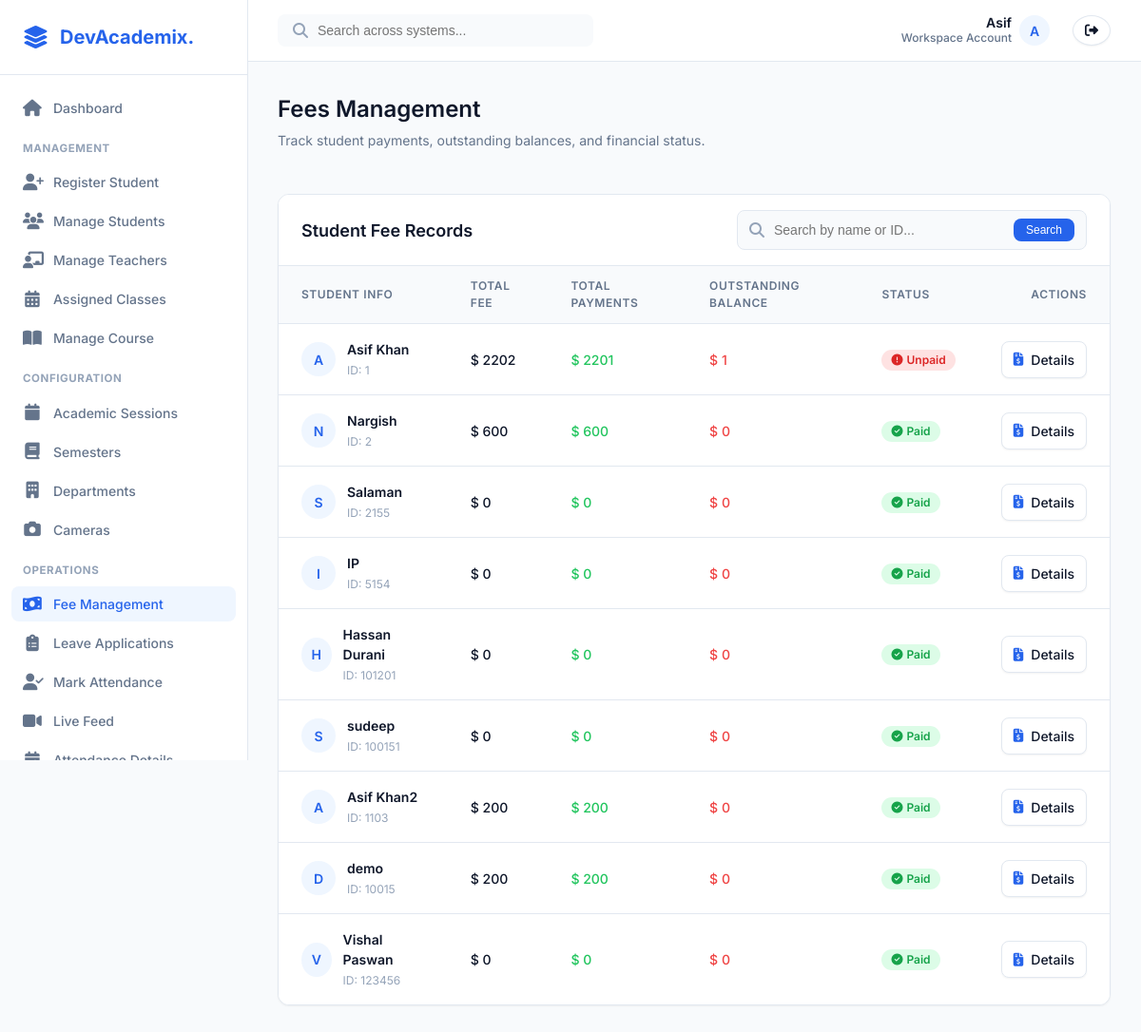
The page /students-fees/ (signed in) on the database its author committed.
### app1/models.py (models this page shows, shortened)
class Student(models.Model):
    user = models.OneToOneField(User, on_delete=models.CASCADE, related_name="student_profile")
    name = models.CharField(max_length=255)
    email = models.EmailField(max_length=255)
    phone_number = models.CharField(max_length=15)
    face_embedding = models.JSONField(blank=True, null=True)
    authorized = models.BooleanField(default=False)
    roll_no = models.CharField(max_length=20,unique=True)
    address = models.TextField()
    date_of_birth = models.DateField()
    joining_date = models.DateField()
    mother_name = models.CharField(max_length=255)
    father_name = models.CharField(max_length=255)
    session = models.ForeignKey(Session, on_delete=models.CASCADE, related_name="students")
    courses = models.ManyToManyField(Course, related_name="students")
    department = models.ManyToManyField(Department, related_name="students")
    semester= models.ManyToManyField(Semester, related_name="students")

### app1/views.py (the view)
# urls.py: path('students-fees/', views.student_list_with_fees, name='student_list_with_fees'),
@staff_member_required
def student_list_with_fees(request):
    search_query = request.GET.get('search', '')  # Get the search query from the URL
    students = Student.objects.filter(
        name__icontains=search_query
    ) | Student.objects.filter(
        semester__name__icontains=search_query  # Adjust this field if 'semester' is a ForeignKey
    )
    student_data = []
    for student in students:
        total_fee = student.fees.aggregate(total_fee=Sum('total_fee'))['total_fee'] or 0
        total_payment = student.fees.aggregate(total_payment=Sum('payments__amount'))['total_payment'] or 0
        balance = total_fee - total_payment
        fee_status = 'Paid' if balance <= 0 else 'Pending'
        student_data.append({
            'student': student,
            'total_fee': total_fee,
            'total_payment': total_payment,
            'balance': balance,
            'fee_status': fee_status,
        })
    return render(request, 'student_list_with_fees.html', {'student_data': student_data, 'search_query': search_query})

### templates/student_list_with_fees.html (shortened to what this page needs)
{% extends 'base.html' %}
{% block content %}
<div class="saas-page-header">
    <div>
        <h1 class="saas-page-title">Fees Management</h1>
        <p class="saas-page-subtitle">Track student payments, outstanding balances, and financial status.</p>
    </div>
</div>
<div class="saas-card">
    <div class="saas-card-header" style="justify-content: space-between;">
        <h3 class="saas-card-title">Student Fee Records</h3>
        <form method="get" class="saas-header-search" style="width: auto; background: var(--bg-color); border: 1px solid var(--border-color); padding: 0;">
            <div style="display: flex; align-items: center; padding: var(--space-2) var(--space-3);">
                <i class="fas fa-search" style="color: var(--text-tertiary);"></i>
                <input type="text" name="search" placeholder="Search by name or ID..." value="{{ search_query }}" style="width: 250px; background: transparent; border: none; margin-left: var(--space-2); outline: none;">
                <button type="submit" class="saas-btn saas-btn-primary" style="padding: 4px 12px; font-size: 0.75rem;">Search</button>
            </div>
        </form>
    </div>
    <div class="saas-table-container" style="border: none; box-shadow: none; border-radius: 0;">
        <table class="saas-table">
            <thead>
                <tr>
                    <th>Student Info</th>
                    <th>Total Fee</th>
                    <th>Total Payments</th>
                    <th>Outstanding Balance</th>
                    <th>Status</th>
                    <th style="text-align: right;">Actions</th>
                </tr>
            </thead>
            <tbody>
                {% for data in student_data %}
                <tr>
                    <td>
                        <div style="display: flex; align-items: center; gap: var(--space-3);">
                            <div class="saas-avatar" style="width: 36px; height: 36px; background: var(--primary-light); color: var(--primary-color);">
                                {{ data.student.name|make_list|first|upper }}
                            </div>
                            <div>
                                <span style="font-weight: 600; color: var(--text-primary); display: block;">{{ data.student.name }}</span>
                                <span style="font-size: 0.75rem; color: var(--text-tertiary);">ID: {{ data.student.roll_no }}</span>
                            </div>
                        </div>
                    </td>
                    <td style="font-weight: 500;">$ {{ data.total_fee }}</td>
                    <td style="color: var(--accent-color); font-weight: 500;">$ {{ data.total_payment }}</td>
                    <td style="color: var(--danger-color); font-weight: 500;">$ {{ data.balance }}</td>
                    <td>
                        {% if data.fee_status == 'Paid' %}
                            <span class="saas-badge saas-badge-success"><i class="fas fa-check-circle" style="margin-right: 4px;"></i> Paid</span>
                        {% else %}
                            <span class="saas-badge saas-badge-danger"><i class="fas fa-exclamation-circle" style="margin-right: 4px;"></i> Unpaid</span>
                        {% endif %}
                    </td>
                    <td style="text-align: right;">
                        <a href="{% url 'student_fee_details' data.student.id %}" class="saas-btn saas-btn-secondary" style="padding: var(--space-2) var(--space-3);">
                            <i class="fas fa-file-invoice-dollar" style="color: var(--primary-color);"></i> Details
                        </a>
                    </td>
                </tr>
                {% endfor %}
            </tbody>
        </table>
    </div>
</div>
{% endblock %}

### templates/base.html (shortened to what this page needs)
<!DOCTYPE html>
{% load static %}
<html lang="en">
<head>
    <link rel="stylesheet" href="https://cdnjs.cloudflare.com/ajax/libs/font-awesome/6.4.0/css/all.min.css">
    <link rel="stylesheet" href="{% static 'css/saas_theme.css' %}">
</head>
<body>
    <aside class="saas-sidebar" id="sidebar">
        <div class="saas-sidebar-header">
            <i class="fas fa-layer-group" style="font-size: 1.5rem; color: var(--primary-color);"></i>
            <h2>DevAcademix.</h2>
        </div>
        <nav class="saas-sidebar-nav">
            {% if not user.is_authenticated %}
            <a href="{% url 'login' %}" class="saas-nav-item">
                <i class="fas fa-sign-in-alt"></i> Login
            </a>
            {% elif user.is_staff or user.is_superuser %}
            <a href="{% url 'admin_dashboard' %}" class="saas-nav-item">
                <i class="fas fa-home"></i> Dashboard
            </a>
            <div style="font-size:0.72rem;font-weight:700;color:var(--text-tertiary);text-transform:uppercase;margin:var(--space-4) var(--space-3) var(--space-2);letter-spacing:0.05em;">Management</div>
            <a href="{% url 'register_student' %}" class="saas-nav-item">
                <i class="fas fa-user-plus"></i> Register Student
            </a>
            <a href="{% url 'student-list' %}" class="saas-nav-item">
                <i class="fas fa-users"></i> Manage Students
            </a>
            <a href="{% url 'teacher_list' %}" class="saas-nav-item">
                <i class="fas fa-chalkboard-teacher"></i> Manage Teachers
            </a>
            <a href="{% url 'assigned_class_list' %}" class="saas-nav-item">
                <i class="fas fa-calendar-alt"></i> Assigned Classes
            </a>
            <a href="{% url 'manage_courses' %}" class="saas-nav-item">
                <i class="fas fa-book-open"></i> Manage Course
            </a>
            <div style="font-size:0.72rem;font-weight:700;color:var(--text-tertiary);text-transform:uppercase;margin:var(--space-4) var(--space-3) var(--space-2);letter-spacing:0.05em;">Configuration</div>
            <a href="{% url 'session_list' %}" class="saas-nav-item">
                <i class="fas fa-calendar"></i> Academic Sessions
            </a>
            <a href="{% url 'semester_list' %}" class="saas-nav-item">
                <i class="fas fa-book"></i> Semesters
            </a>
            <a href="{% url 'department_list' %}" class="saas-nav-item">
                <i class="fas fa-building"></i> Departments
            </a>
            <a href="{% url 'camera_config_list' %}" class="saas-nav-item">
                <i class="fas fa-camera"></i> Cameras
            </a>
            <div style="font-size:0.72rem;font-weight:700;color:var(--text-tertiary);text-transform:uppercase;margin:var(--space-4) var(--space-3) var(--space-2);letter-spacing:0.05em;">Operations</div>
            <a href="{% url 'student_list_with_fees' %}" class="saas-nav-item">
                <i class="fas fa-money-bill-wave"></i> Fee Management
            </a>
            <a href="{% url 'leave_list' %}" class="saas-nav-item">
                <i class="fas fa-clipboard-list"></i> Leave Applications
            </a>
            <a href="{% url 'mark_attendance' %}" class="saas-nav-item">
                <i class="fas fa-user-check"></i> Mark Attendance
            </a>
            <a href="{% url 'capture_and_recognize_with_cam' %}" class="saas-nav-item">
                <i class="fas fa-video"></i> Live Feed
            </a>
            <a href="{% url 'student_attendance_list' %}" class="saas-nav-item">
                <i class="fas fa-calendar-check"></i> Attendance Details
            </a>
            {% endif %}
        </nav>
    </aside>
    <div class="saas-main" id="main-content">
        <header class="saas-header">
            <div style="display: flex; align-items: center;">
                <div class="saas-header-search">
                    <i class="fas fa-search" style="color: var(--text-tertiary);"></i>
                    <input type="text" placeholder="Search across systems...">
                </div>
            </div>
            <div class="saas-header-actions">
                {% if user.is_authenticated %}
                <div class="saas-user-profile">
                    <span style="display: flex; flex-direction: column; align-items: flex-end; line-height: 1.2;">
                        <span style="color: var(--text-primary); font-weight: 600;">{{ user.username|title }}</span>
                        <span style="font-size: 0.75rem;">Workspace Account</span>
                    </span>
                    <div class="saas-avatar">
                        {{ user.username|make_list|first|upper }}
                    </div>
                </div>
                <a href="{% url 'logout' %}" class="saas-btn saas-btn-secondary"
                    style="margin-left: var(--space-2); padding: var(--space-2) var(--space-3); border-radius: 50%;">
                    <i class="fas fa-sign-out-alt"></i>
                </a>
                {% else %}
                <a href="{% url 'login' %}" class="saas-btn saas-btn-primary">
                    <i class="fas fa-sign-in-alt"></i> Login
                </a>
                {% endif %}
            </div>
        </header>
        <main class="saas-content">
            {% block content %}
            {% endblock %}
        </main>
    </div>
</body>
</html>

### rows shown on the page
Student: student.name|make_list "A", student.name "Asif Khan", student.roll_no "1", total_fee "2202", total_payment "2201", balance "1", shows "Unpaid"
Student: student.name|make_list "N", student.name "Nargish", student.roll_no "2", total_fee "600", total_payment "600", balance "0", shows "Paid"
Student: student.name|make_list "S", student.name "Salaman", student.roll_no "2155", total_fee "0", total_payment "0", balance "0", shows "Paid"
Student: student.name|make_list "I", student.name "IP", student.roll_no "5154", total_fee "0", total_payment "0", balance "0", shows "Paid"
Student: student.name|make_list "H", student.name "Hassan Durani", student.roll_no "101201", total_fee "0", total_payment "0", balance "0", shows "Paid"
Student: student.name|make_list "S", student.name "sudeep", student.roll_no "100151", total_fee "0", total_payment "0", balance "0", shows "Paid"
Student: student.name|make_list "A", student.name "Asif Khan2", student.roll_no "1103", total_fee "200", total_payment "200", balance "0", shows "Paid"
Student: student.name|make_list "D", student.name "demo", student.roll_no "10015", total_fee "200", total_payment "200", balance "0", shows "Paid"
Student: student.name|make_list "V", student.name "Vishal Paswan", student.roll_no "123456", total_fee "0", total_payment "0", balance "0", shows "Paid"

### other values the page prints
{{ user.username|title }} "Asif"
{{ user.username|make_list|first|upper }} "A"
